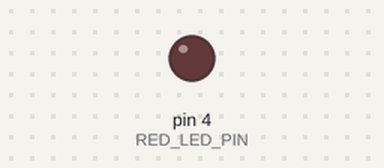
A sketch run on a simulated Arduino Uno, built with avr-gcc and run on an emulated ATmega328P. Parts: output pins drawn as LEDs (lit = HIGH).

Above: at 0.6 s.
At 2.8 s:
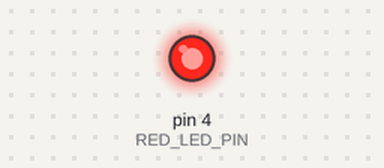
Timing chart, 0 to 11.3 s (numbered marks = the images above):
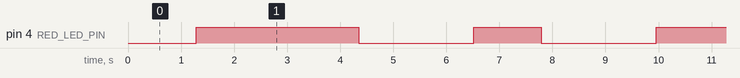

The sketch:

MobileManipulator-Blackberry-03-02-LED-Analog-Write.ino
```cpp
//////////////  사용자 RED LED
#define RED_LED_PIN 4

void setup() {
  pinMode(RED_LED_PIN, OUTPUT); // LED 핀을 출력으로 설정
}

void loop() {
  for (int i = 0 ; i <= 255 ; i++) { // 서서히 밝아지기
    analogWrite(RED_LED_PIN, i);
    delay(10);
  }
  delay(500);

  for (int i = 255 ; i >= 0 ; i--) { // 서서히 어두워지기
    analogWrite(RED_LED_PIN, i);
    delay(10);
  }
  delay(500);

  for (int i = 0 ; i <= 255 ; i++) { // 더 빠르게 밝아지기
    analogWrite(RED_LED_PIN, i);
    delay(3);
  }
  delay(500);

  for (int i = 255 ; i >= 0 ; i--) { // 더 빠르게 어두워지기
    analogWrite(RED_LED_PIN, i);
    delay(3);
  }
  delay(500);
}
```

Measured:
- by itself, pin 4 (RED_LED_PIN): repeats every 8.7 s: LOW 2.2 s, HIGH 1.3 s, LOW 2.2 s, HIGH 3.1 s
- by itself, everything shown: repeats every 8.7 s, in 4 steps
